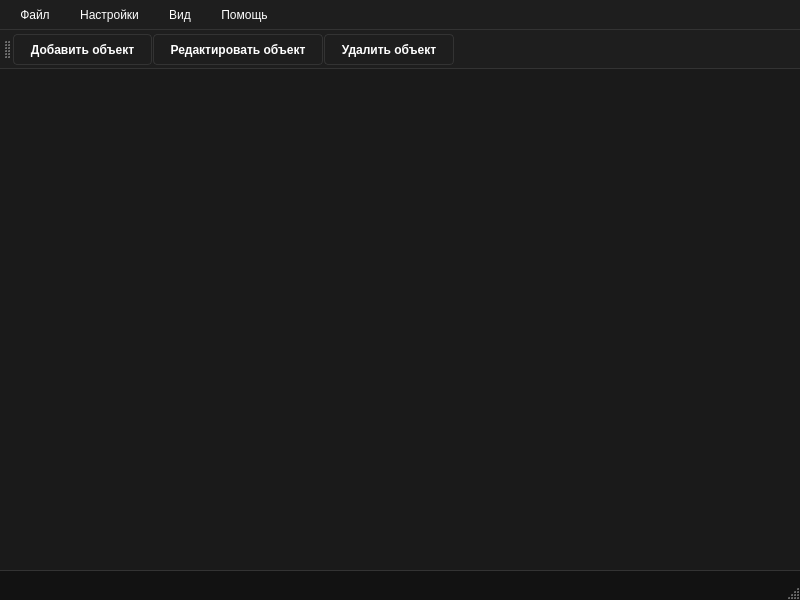
<?xml version="1.0" encoding="UTF-8"?>
<ui version="4.0">
 <class>MainWindow</class>
 <widget class="QMainWindow" name="MainWindow">
  <property name="geometry">
   <rect>
    <x>0</x>
    <y>0</y>
    <width>800</width>
    <height>600</height>
   </rect>
  </property>
  <property name="windowTitle">
   <string>MainWindow</string>
  </property>
  <property name="styleSheet">
   <string notr="true">QMainWindow {
                background-color: #121212;
            }
QMenuBar {
background-color: #1E1E1E;
color: #FFFFFF;
border-bottom: 1px solid #333333;
padding: 2px;
}
QMenuBar::item {
 background: transparent;
padding: 6px 12px;
border-radius: 4px;
 }
 QMenuBar::item:selected {
background: #333333;
}
QMenuBar::item:pressed {
 background: #BB86FC;
color: black;
}

QMenu {
background-color: #1E1E1E;
 color: #FFFFFF;
 border: 1px solid #333333;
padding: 4px 0px;
}
            QMenu::item {
                padding: 6px 24px;
            }
            QMenu::item:selected {
                background-color: #BB86FC;
                color: black;
            }
            QMenu::separator {
                height: 1px;
                background: #333333;
                margin: 4px 0px;
            }

    QToolBar {
    background-color: #1E1E1E;
    border: none;
    border-bottom: 1px solid #333333;
    padding: 4px;
}

            QToolButton {
                background: transparent;
                color: #FFFFFF;
                border: 1px solid #333333;
                padding: 6px 12px;
                border-radius: 4px;
                font-weight: 500;
            }
            QToolButton:hover {
                background: #333333;
            }
            QToolButton:pressed {
                background: #BB86FC;
                color: black;
            }

            QComboBox {
                background-color: #1E1E1E;
                color: #FFFFFF;
                border: 1px solid #333333;
                padding: 3px 6px;
                min-width: 120px;
            }
            QComboBox::drop-down {
                border-left: 1px solid #333333;
            }
            QComboBox::down-arrow {
                image: url(:/icons/arrow_drop_down.svg);
                width: 12px;
                height: 12px;
                color: #FFFFFF;
            }
            QComboBox QAbstractItemView {
                background-color: #1E1E1E;
                color: #FFFFFF;
                selection-background-color: #BB86FC;
                selection-color: black;
                border: 1px solid #333333;
            }

    QGraphicsView {
    background-color: #1A1A1A; 
    border: 1px solid #333333;
}

            QToolButton + QToolButton {
                border-left: none;
            }</string>
  </property>
  <widget class="QWidget" name="centralwidget">
   <widget class="QGraphicsView" name="graphicsView">
    <property name="geometry">
     <rect>
      <x>-5</x>
      <y>-9</y>
      <width>811</width>
      <height>511</height>
     </rect>
    </property>
   </widget>
  </widget>
  <widget class="QMenuBar" name="menubar">
   <property name="geometry">
    <rect>
     <x>0</x>
     <y>0</y>
     <width>800</width>
     <height>33</height>
    </rect>
   </property>
   <widget class="QMenu" name="menu">
    <property name="title">
     <string>Файл</string>
    </property>
    <addaction name="action"/>
    <addaction name="action_2"/>
    <addaction name="separator"/>
    <addaction name="action_4"/>
    <addaction name="separator"/>
    <addaction name="action_6"/>
   </widget>
   <widget class="QMenu" name="menu_2">
    <property name="title">
     <string>Настройки</string>
    </property>
    <addaction name="action_8"/>
    <addaction name="separator"/>
    <addaction name="action_7"/>
   </widget>
   <widget class="QMenu" name="menu_3">
    <property name="title">
     <string>Вид</string>
    </property>
    <addaction name="action_10"/>
    <addaction name="action_11"/>
    <addaction name="action_12"/>
   </widget>
   <widget class="QMenu" name="menu_4">
    <property name="title">
     <string>Помощь</string>
    </property>
    <addaction name="action_13"/>
   </widget>
   <addaction name="menu"/>
   <addaction name="menu_2"/>
   <addaction name="menu_3"/>
   <addaction name="menu_4"/>
  </widget>
  <widget class="QStatusBar" name="statusbar"/>
  <widget class="QToolBar" name="toolBar">
   <property name="windowTitle">
    <string>toolBar</string>
   </property>
   <attribute name="toolBarArea">
    <enum>TopToolBarArea</enum>
   </attribute>
   <attribute name="toolBarBreak">
    <bool>false</bool>
   </attribute>
   <addaction name="actionAddObject"/>
   <addaction name="actionEditObject"/>
   <addaction name="actionDeleteObject"/>
  </widget>
  <action name="action">
   <property name="text">
    <string>Новый файл</string>
   </property>
  </action>
  <action name="action_2">
   <property name="text">
    <string>Открыть файл</string>
   </property>
  </action>
  <action name="action_4">
   <property name="text">
    <string>Сохранить</string>
   </property>
  </action>
  <action name="action_6">
   <property name="text">
    <string>Выйти из программы</string>
   </property>
  </action>
  <action name="action_7">
   <property name="text">
    <string>Параметры</string>
   </property>
  </action>
  <action name="action_8">
   <property name="text">
    <string>Профиль</string>
   </property>
  </action>
  <action name="action_10">
   <property name="text">
    <string>Светлая тема</string>
   </property>
  </action>
  <action name="action_11">
   <property name="text">
    <string>Темная тема</string>
   </property>
  </action>
  <action name="action_12">
   <property name="text">
    <string>Системная тема</string>
   </property>
  </action>
  <action name="action_13">
   <property name="text">
    <string>Тех. поддержка</string>
   </property>
  </action>
  <action name="actionAddObject">
   <property name="icon">
    <iconset>
     <normaloff>../Icons/add_24dp_FFFFFF.svg</normaloff>../Icons/add_24dp_FFFFFF.svg</iconset>
   </property>
   <property name="text">
    <string>Добавить объект</string>
   </property>
   <property name="shortcut">
    <string>Ctrl+N</string>
   </property>
   <property name="menuRole">
    <enum>QAction::NoRole</enum>
   </property>
  </action>
  <action name="actionEditObject">
   <property name="icon">
    <iconset>
     <normaloff>../Icons/edit_24dp_FFFFFF.svg</normaloff>../Icons/edit_24dp_FFFFFF.svg</iconset>
   </property>
   <property name="text">
    <string>Редактировать объект</string>
   </property>
   <property name="shortcut">
    <string>Ctrl+E</string>
   </property>
   <property name="menuRole">
    <enum>QAction::NoRole</enum>
   </property>
  </action>
  <action name="actionDeleteObject">
   <property name="icon">
    <iconset>
     <normaloff>../Icons/delete_24dp_FFFFFF.svg</normaloff>../Icons/delete_24dp_FFFFFF.svg</iconset>
   </property>
   <property name="text">
    <string>Удалить объект</string>
   </property>
   <property name="shortcut">
    <string>Del</string>
   </property>
   <property name="menuRole">
    <enum>QAction::NoRole</enum>
   </property>
  </action>
 </widget>
 <resources>
  <include location="../resources.qrc"/>
 </resources>
 <connections/>
</ui>
